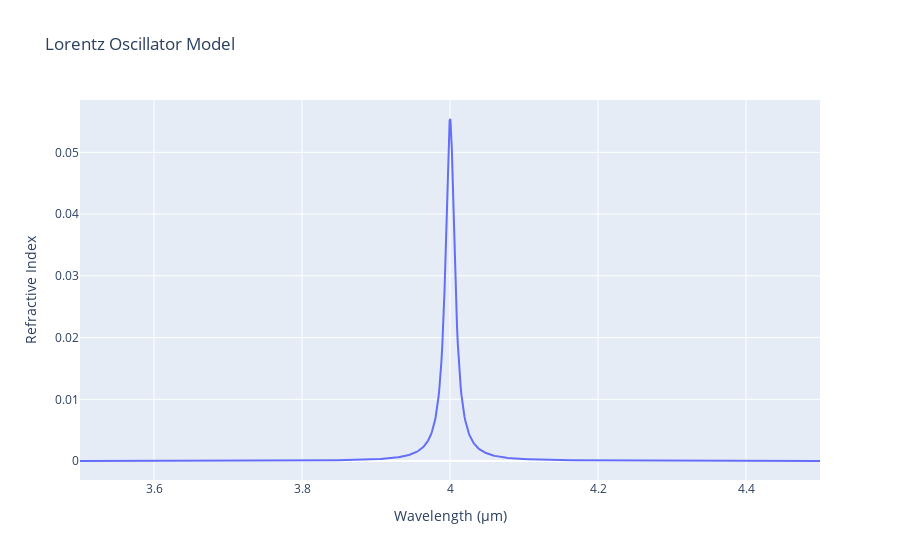

The cell this chart's notebook holds for it:
### Markdown cell above
And let's plot this. Comment out either the real or imaginary trace to see the other trace better.

### Code cell
fig = go.Figure()

# fig.add_trace(go.Scatter(x=wavelength, y=refractive.real, name='real'))
fig.add_trace(go.Scatter(x=wavelength*10**6, y=refractive.imag, name='imaginary'))
fig.update_layout(title="Lorentz Oscillator Model",
                  xaxis_title="Wavelength (μm)",
                  yaxis_title="Refractive Index")

fig.show()

### Figure 1 — Plotly figure (JSON) as saved in the notebook; plotly's stock layout.template omitted (floating-point values rounded to 4 significant figures; data arrays with more than 128 entries replaced by an {"elided": "..."} marker saying what was removed)
{"data": [{"name": "imaginary", "type": "scatter", "x": {"elided": "1000 float values"}, "y": {"elided": "1000 float values"}}], "layout": {"title": {"text": "Lorentz Oscillator Model"}, "xaxis": {"title": {"text": "Wavelength (μm)"}}, "yaxis": {"title": {"text": "Refractive Index"}}}}
